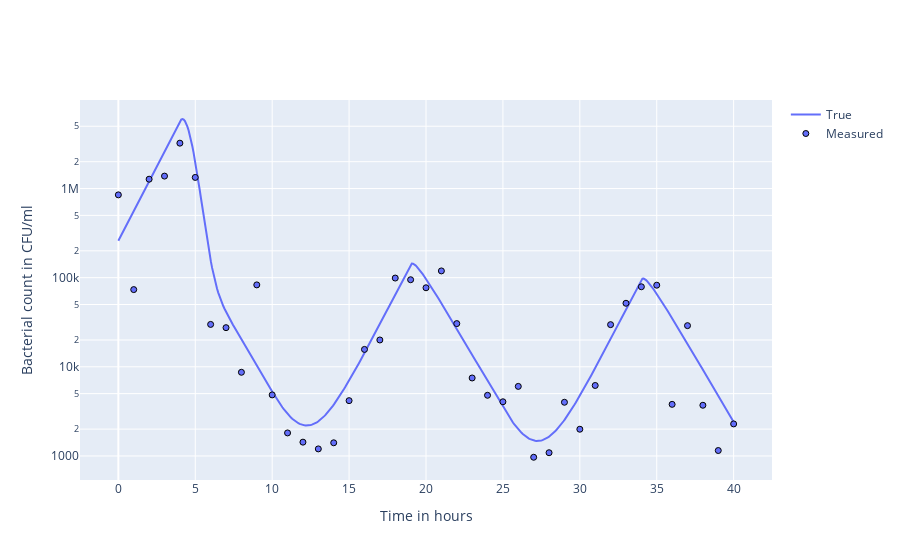

Notebook source saved alongside this figure:
### Markdown cell above
### Show example regimen

### Code cell
# Define parameters
# (parameters are motivated by MLE estimates from in vitro study)
parameters = [
    260000,  # Initial bacterial count in CFU/ml
    191,     # Adapated EC50 in ng/ml
    0.77,    # Growth rate in 1/h
    1.61,    # Adapted max. kill rate in 1/h
    0.003,   # Wild type max. kill rate in 1/h
    5E-5,    # Max. mutation rate in 1/h
    0.7      # Sigma log
]

# Define dosing regimen (dose 10 mg)
regimen = myokit.Protocol()
dose = 10E3
start_time = 4
duration = 6
period = 15
for dose_index in range(6):
    # Create dose event
    time = start_time + period * dose_index
    dose_rate = dose / duration
    dose_event = myokit.ProtocolEvent(
        level=dose_rate, start=time, duration=duration)
    regimen.add(dose_event)

# Simulate mechanistic model
times = np.linspace(0, 40, 500)
mechanistic_model.simulator.set_protocol(regimen)
result = mechanistic_model.simulate(parameters=parameters[:-1], times=times)[0]

# Sample measurements
seed = 3
measurement_times = np.linspace(0, 40, 41)
predictive_model = problem.get_predictive_model()
predictive_model._mechanistic_model.simulator.set_protocol(regimen)
measurements = predictive_model.sample(
    parameters=parameters, times=measurement_times, seed=seed)

# Create figure
fig = go.Figure()
colors = plotly.colors.qualitative.Plotly
colors = plotly.colors.qualitative.Plotly
fig.add_trace(go.Scatter(
    x=times,
    y=result,
    name='True',
    line=dict(color=colors[0])
))
fig.add_trace(go.Scatter(
    x=measurement_times,
    y=measurements['Sample'],
    name='Measured',
    mode='markers',
    marker=dict(color=colors[0], line=dict(color='black', width=1))
))
fig.update_layout(
    xaxis_title='Time in hours',
    yaxis_title='Bacterial count in CFU/ml',
    yaxis_type='log'
)
fig.show()

### Figure 1 — Plotly figure (JSON) as saved in the notebook; plotly's stock layout.template omitted (floating-point values rounded to 4 significant figures; data arrays with more than 128 entries replaced by an {"elided": "..."} marker saying what was removed)
{"data": [{"line": {"color": "#636EFA"}, "name": "True", "type": "scatter", "x": {"elided": "500 float values"}, "y": {"elided": "500 float values"}}, {"marker": {"color": "#636EFA", "line": {"color": "black", "width": 1}}, "mode": "markers", "name": "Measured", "type": "scatter", "x": [0, 1, 2, 3, 4, 5, 6, 7, 8, 9, 10, 11, 12, 13, 14, 15, 16, 17, 18, 19, 20, 21, 22, 23, 24, 25, 26, 27, 28, 29, 30, 31, 32, 33, 34, 35, 36, 37, 38, 39, 40], "y": [849200.0, 73490.0, 1273000.0, 1379000.0, 3229000.0, 1333000.0, 29900.0, 27490.0, 8680.0, 82990.0, 4840.0, 1812.0, 1428.0, 1200.0, 1404.0, 4172.0, 15670.0, 20000.0, 99020.0, 94830.0, 77040.0, 119100.0, 30530.0, 7492.0, 4791.0, 4051.0, 6031.0, 966.7, 1087.0, 4000.0, 1993.0, 6175.0, 29730.0, 51620.0, 79040.0, 82330.0, 3792.0, 28960.0, 3703.0, 1150.0, 2287.0]}], "layout": {"xaxis": {"title": {"text": "Time in hours"}}, "yaxis": {"title": {"text": "Bacterial count in CFU/ml"}, "type": "log"}}}
